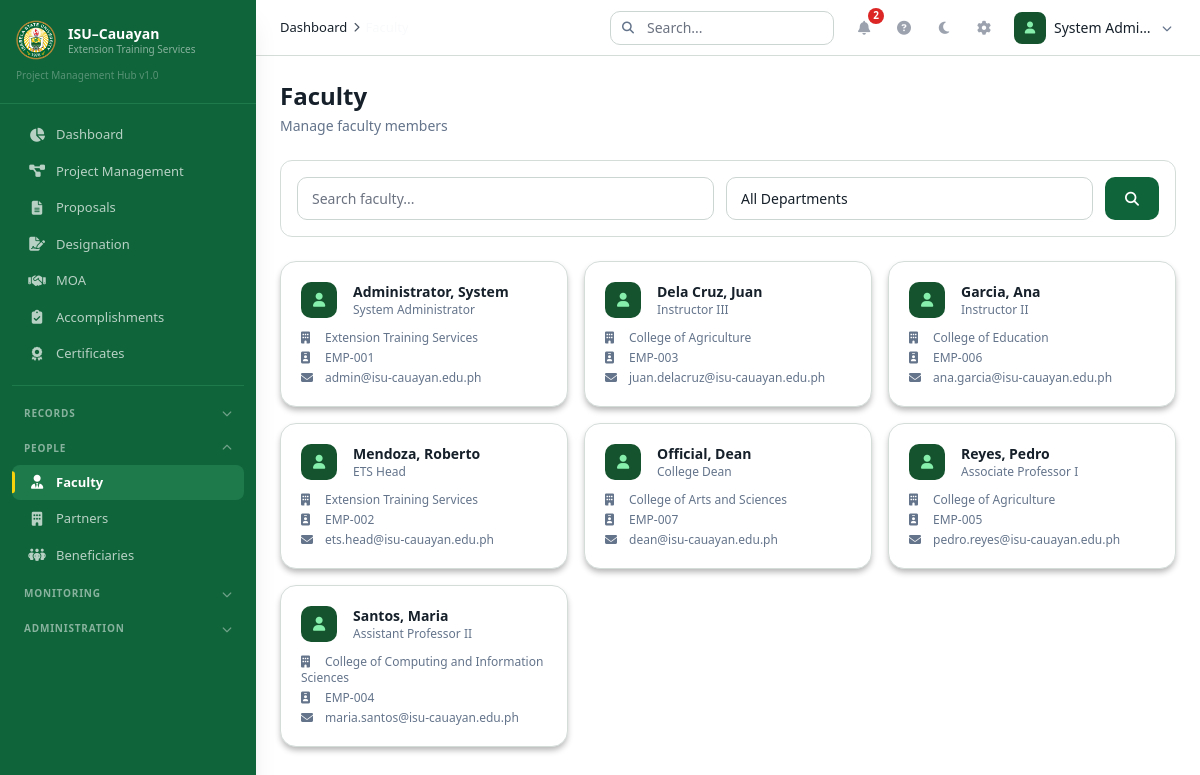
Screenshot of /index.php?module=faculty (signed in) with the database file from the repository.
### tables this page shows
CREATE TABLE `faculty_profiles` (
  `id` int(11) NOT NULL,
  `user_id` int(11) NOT NULL,
  `employee_id` varchar(20) NOT NULL,
  `first_name` varchar(100) NOT NULL,
  `last_name` varchar(100) NOT NULL,
  `middle_name` varchar(100) DEFAULT NULL,
  `department_id` int(11) DEFAULT NULL,
  `position` varchar(100) DEFAULT NULL,
  `contact_number` varchar(20) DEFAULT NULL,
  `email` varchar(100) DEFAULT NULL,
  `specialization` text DEFAULT NULL,
  `is_extensionist` tinyint(1) NOT NULL DEFAULT 0,
  `profile_picture` varchar(255) DEFAULT NULL,
  `created_at` datetime NOT NULL DEFAULT current_timestamp(),
  `updated_at` datetime NOT NULL DEFAULT current_timestamp() ON UPDATE current_timestamp()
);

CREATE TABLE `departments` (
  `id` int(11) NOT NULL,
  `name` varchar(150) NOT NULL,
  `code` varchar(20) DEFAULT NULL,
  `is_active` tinyint(1) NOT NULL DEFAULT 1,
  `created_at` datetime NOT NULL DEFAULT current_timestamp()
);

CREATE TABLE `users` (
  `id` int(11) NOT NULL,
  `username` varchar(50) NOT NULL,
  `email` varchar(100) NOT NULL,
  `password` varchar(255) NOT NULL,
  `role` enum('admin','faculty','viewer') NOT NULL DEFAULT 'faculty',
  `is_active` tinyint(1) NOT NULL DEFAULT 1,
  `registration_status` enum('approved','pending','rejected') NOT NULL DEFAULT 'approved',
  `registration_reviewed_by` int(11) DEFAULT NULL,
  `registration_reviewed_at` datetime DEFAULT NULL,
  `registration_rejection_reason` varchar(500) DEFAULT NULL,
  `email_verified` tinyint(1) NOT NULL DEFAULT 0,
  `last_login` datetime DEFAULT NULL,
  `last_password_change` datetime DEFAULT NULL,
  `created_at` datetime NOT NULL DEFAULT current_timestamp(),
  `updated_at` datetime NOT NULL DEFAULT current_timestamp() ON UPDATE current_timestamp(),
  `deleted_at` datetime DEFAULT NULL
);

### controllers/Controllers.php (called while the page is built, shortened)
<?php
require_once __DIR__ . '/../config/helpers.php';
require_once __DIR__ . '/../models/FacultyModel.php';
class FacultyController {
    public function index() {
        $page = max(1, intval($_GET['page'] ?? 1));
        $limit = ITEMS_PER_PAGE;
        $offset = ($page - 1) * $limit;
        $model = new FacultyModel();
        $result = $model->getAll($_GET['search'] ?? '', $_GET['department'] ?? '', $limit, $offset);
        require_once __DIR__ . '/../layouts/header.php';
        require_once __DIR__ . '/../views/faculty/index.php';
        require_once __DIR__ . '/../layouts/footer.php';
    }
}

### config/helpers.php (called while the page is built, shortened)
<?php
require_once __DIR__ . '/Database.php';
function db() { return Database::getInstance()->getConnection(); }
function currentUser() {
    return [
        'id' => $_SESSION['user_id'] ?? null,
        'username' => $_SESSION['username'] ?? '',
        'email' => $_SESSION['email'] ?? '',
        'role' => $_SESSION['role'] ?? '',
        'name' => $_SESSION['user_name'] ?? '',
    ];
}
function e($str) { return htmlspecialchars($str ?? '', ENT_QUOTES, 'UTF-8'); }
function getUnreadNotificationCount($userId) {
    $stmt = db()->prepare("SELECT COUNT(*) as count FROM notifications WHERE user_id = ? AND is_read = 0");
    $stmt->execute([$userId]);
    return $stmt->fetch()['count'];
}
function getSetting($key, $default = '') {
    $stmt = db()->prepare("SELECT setting_value FROM settings WHERE setting_key = ?");
    $stmt->execute([$key]);
    $result = $stmt->fetch();
    return $result ? $result['setting_value'] : $default;
}

### models/BaseModel.php (called while the page is built, shortened)
<?php
class BaseModel {
    public function __construct() { $this->db = db(); }
}

### config/Database.php (called while the page is built, shortened)
<?php
class Database {
    private static $instance = null;
    private $conn;
    private function __construct() {
        try {
            $dsn = "mysql:host=" . DB_HOST . ";dbname=" . DB_NAME . ";charset=" . DB_CHARSET;
            $this->conn = new PDO($dsn, DB_USER, DB_PASS, [
                PDO::ATTR_ERRMODE => PDO::ERRMODE_EXCEPTION,
                PDO::ATTR_DEFAULT_FETCH_MODE => PDO::FETCH_ASSOC,
                PDO::ATTR_EMULATE_PREPARES => false,
            ]);
        } catch (PDOException $e) {
            die("Database connection failed: " . $e->getMessage());
        }
    }
    public static function getInstance() {
        if (self::$instance === null) self::$instance = new self();
        return self::$instance;
    }
    public function getConnection() { return $this->conn; }
}

### models/FacultyModel.php (called while the page is built, shortened)
<?php
require_once __DIR__ . '/BaseModel.php';
class FacultyModel extends BaseModel {
    public function getAll($search = '', $department = '', $limit = 10, $offset = 0) {
        $where = " WHERE 1=1";
        $params = [];
        $countStmt = $this->db->prepare("SELECT COUNT(*) as count FROM faculty_profiles fp{$where}");
        $countStmt->execute($params);
        $total = $countStmt->fetch()['count'];
        $sql = "SELECT fp.*, u.username, u.email as user_email, u.role, u.last_login, d.name as department_name FROM faculty_profiles fp JOIN users u ON fp.user_id = u.id LEFT JOIN departments d ON fp.department_id = d.id WHERE u.deleted_at IS NULL" . ($search ? " AND (fp.first_name LIKE ? OR fp.last_name LIKE ? OR fp.employee_id LIKE ?)" : "") . ($department ? " AND fp.department_id = ?" : "") . " ORDER BY fp.last_name, fp.first_name LIMIT ? OFFSET ?";
        $p2 = [];
        $p2[] = $limit; $p2[] = $offset;
        $stmt = $this->db->prepare($sql);
        $stmt->execute($p2);
        return ['data' => $stmt->fetchAll(), 'total' => $total];
    }
}

### views/faculty/index.php (the view, shortened to what this page needs)
<div class="flex flex-col md:flex-row md:items-center justify-between gap-4 mb-6">
    <div><h1 class="text-2xl font-bold text-[#F9FAFB]">Faculty</h1><p class="text-[#9CA3AF] text-sm mt-1">Manage faculty members</p></div>
</div>
<div class="filter-bar mb-6">
    <form method="GET" class="flex flex-col md:flex-row gap-3">
        <div class="flex-1"><input type="text" name="search" placeholder="Search faculty..." value="<?= e($_GET['search'] ?? '') ?>" class="filter-input"></div>
        <select name="department" class="filter-select"><option value="">All Departments</option></select>
        <button type="submit" class="btn-primary"><i class="fas fa-search"></i></button>
    </form>
</div>
<div id="facultyTable">
    <div class="grid grid-cols-1 md:grid-cols-2 lg:grid-cols-3 gap-4">
        <?php if(empty($result['data'])): ?>
            <div class="col-span-full"><div class="empty-state"><div class="empty-state-icon"><i class="fas fa-user-tie"></i></div><h3 class="empty-state-title">No faculty found</h3></div></div>
        <?php else: ?>
            <?php foreach($result['data'] as $i=>$f): ?>
                <div class="card p-5 animate-fade-in cursor-pointer hover:border-[#0F643A] transition-colors" style="animation-delay:<?= $i*0.05 ?>s" onclick="viewFaculty(<?= $f['id'] ?>, this)" data-loading>
                    <div class="flex items-center gap-4 mb-3">
                        <div class="avatar"><i class="fas fa-user"></i></div>
                        <div class="flex-1 min-w-0">
                            <h3 class="text-sm font-semibold text-[#F9FAFB] truncate"><?= e($f['last_name'].', '.$f['first_name']) ?></h3>
                            <p class="text-xs text-[#9CA3AF]"><?= e($f['position'] ?? '') ?></p>
                        </div>
                    </div>
                    <div class="space-y-1">
                        <p class="text-xs text-[#9CA3AF]"><i class="fas fa-building mr-2 w-4"></i><?= e($f['department_name'] ?? '-') ?></p>
                        <p class="text-xs text-[#9CA3AF]"><i class="fas fa-id-badge mr-2 w-4"></i><?= e($f['employee_id']) ?></p>
                        <p class="text-xs text-[#9CA3AF]"><i class="fas fa-envelope mr-2 w-4"></i><?= e($f['user_email'] ?? '-') ?></p>
                    </div>
                </div>
            <?php endforeach; ?>
        <?php endif; ?>
    </div>
</div>

### layouts/topnav.php (shortened to what this page needs)
<?php
$user = currentUser();
$notifCount = getUnreadNotificationCount($user['id']);
$currentPage = $_GET['module'] ?? 'dashboard';
$pageLabels = [
    'dashboard' => 'Dashboard',
    'programs' => 'Programs',
    'projects' => 'Project Management',
    'project-files' => 'Project Files',
    'designations' => 'Designation',
    'components' => 'Components',
    'activities' => 'Activities',
    'faculty' => 'Faculty',
    'proposals' => 'Proposals',
    'documents' => 'Documents',
    'explorer' => 'Drive',
    'reports' => 'Accomplishments',
    'moa' => 'MOA',
    'certificates' => 'Certificates',
    'partners' => 'Partner Agencies',
    'beneficiaries' => 'Beneficiaries',
    'notifications' => 'Notifications',
    'audit-logs' => 'Audit Logs',
    'settings' => 'Settings',
];
$breadcrumbs = [['label' => 'Dashboard', 'url' => SITE_URL . '/index.php']];
if ($currentPage !== 'dashboard') {
    $breadcrumbs[] = ['label' => $pageLabels[$currentPage] ?? ucfirst($currentPage), 'url' => SITE_URL . '/index.php?module=' . $currentPage];
}
?>
<header class="bg-[#1F2937] border-b border-[#374151] h-14 flex items-center justify-between px-4 md:px-6 sticky top-0 z-30">
    <div class="flex items-center gap-4">
        <nav class="breadcrumb hidden md:flex" aria-label="Breadcrumb">
            <?php foreach ($breadcrumbs as $i => $crumb): ?>
                <?php if ($i > 0): ?>
                    <span class="breadcrumb-separator"><i class="fas fa-chevron-right"></i></span>
                <?php endif; ?>
                <?php if ($crumb['url'] && $i < count($breadcrumbs) - 1): ?>
                    <a href="<?= $crumb['url'] ?>" class="breadcrumb-item hover:text-[#D1D5DB] transition-colors"><?= $crumb['label'] ?></a>
                <?php else: ?>
                    <span class="breadcrumb-item active"><?= $crumb['label'] ?></span>
                <?php endif; ?>
            <?php endforeach; ?>
        </nav>
    </div>
    <div class="flex items-center gap-1">
        <div class="hidden lg:block mr-2">
            <form action="<?= SITE_URL ?>/index.php" method="GET">
                <div class="relative">
                    <i class="fas fa-search absolute left-3 top-1/2 -translate-y-1/2 text-[#6B7280] text-xs"></i>
                    <input type="text" name="q" placeholder="Search..." class="filter-input pl-9 w-56 text-sm py-1.5" value="<?= e($_GET['q'] ?? '') ?>">
                </div>
            </form>
        </div>
        <div class="relative" id="notif-dropdown-container">
            <button onclick="toggleNotifDropdown()" class="action-btn relative" aria-label="Notifications">
                <i class="fas fa-bell text-sm"></i>
                <?php if ($notifCount > 0): ?>
                    <span class="absolute -top-0.5 -right-0.5 bg-[#DC2626] text-white text-[10px] rounded-full w-4 h-4 flex items-center justify-center font-bold" id="notif-badge"><?= $notifCount > 9 ? '9+' : $notifCount ?></span>
                <?php endif; ?>
            </button>
        </div>
        <button onclick="openUserManual()" class="action-btn" aria-label="User Manual" title="User Manual">
            <i class="fas fa-question-circle text-sm"></i>
        </button>
        <button onclick="toggleTheme()" class="action-btn" id="theme-toggle" aria-label="Switch theme" title="Switch theme">
        </button>
        <?php if ($user['role'] === 'admin'): ?>
            <a href="<?= SITE_URL ?>/index.php?module=settings" class="action-btn" aria-label="Settings">
                <i class="fas fa-cog text-sm"></i>
            </a>
        <?php endif; ?>
        <div class="relative ml-1" id="user-dropdown-container">
            <button onclick="toggleUserDropdown()" class="flex items-center gap-2 p-1 rounded-lg hover:bg-[#324152] transition-colors">
                <div class="w-8 h-8 bg-[#14532D] rounded-lg flex items-center justify-center">
                    <i class="fas fa-user text-[#86EFAC] text-xs"></i>
                </div>
                <span class="hidden md:block text-sm font-medium text-[#F9FAFB] max-w-[100px] truncate"><?= e($user['name'] ?: $user['username']) ?></span>
                <i class="fas fa-chevron-down text-[10px] text-[#6B7280] hidden md:block"></i>
            </button>
        </div>
    </div>
</header>

### assets/css/app.css (style rules this page uses)
:root { --primary: #0F643A; --primary-hover: #1E7A4B; --primary-light: #14532D; --secondary: #F5D20C; --secondary-dark: #C4972C; --bg: #111827; --surface: #1F2937; --surface-alt: #243142; --border: #374151; --hover: #324152; --text: #F9FAFB; --text-secondary: #9CA3AF; --text-muted: #6B7280; --sidebar-bg: #0F643A; --sidebar-hover: #267C50; --sidebar-active: #1E7A4B; --success: #14532D; --success-text: #86EFAC; --warning: #78350F; --warning-text: #FCD34D; --danger: #7F1D1D; --danger-text: #FCA5A5; --info: #1E3A8A; --info-text: #BFDBFE; }
.animate-fade-in { animation: fadeIn 0.3s ease-out; }
.breadcrumb { display: flex; align-items: center; gap: 6px; font-size: 13px; }
.breadcrumb-item { color: #6B7280; }
.breadcrumb-item.active { color: #F9FAFB; font-weight: 500; }
.breadcrumb-separator { color: #4B5563; font-size: 10px; }
.filter-bar { background: #1F2937; border: 1px solid #374151; border-radius: 12px; padding: 16px; }
.filter-input { background: #111827; border: 1px solid #374151; border-radius: 10px; color: #F9FAFB; padding: 10px 14px; font-size: 14px; transition: all 0.15s ease; width: 100%; }
.filter-input::placeholder { color: #6B7280; }
.filter-select { background: #111827; border: 1px solid #374151; border-radius: 10px; color: #F9FAFB; padding: 10px 14px; font-size: 14px; cursor: pointer; appearance: none; background-position: right 10px center; background-repeat: no-repeat; background-size: 20px; padding-right: 36px; }
.btn-primary { background: #0F643A; color: #FFF; padding: 10px 20px; border-radius: 10px; font-weight: 600; font-size: 14px; transition: all 0.15s ease; border: none; cursor: pointer; display: inline-flex; align-items: center; gap: 8px; }
.action-btn { display: inline-flex; align-items: center; justify-content: center; width: 36px; height: 36px; border-radius: 10px; background: transparent; color: #9CA3AF; transition: all 0.15s ease; border: none; cursor: pointer; }
.card { background: #1F2937; border: 1px solid #374151; border-radius: 16px; overflow: hidden; box-shadow: 0 4px 6px -1px rgba(0,0,0,0.3); }
.avatar { width: 36px; height: 36px; border-radius: 10px; background: #14532D; display: flex; align-items: center; justify-content: center; color: #86EFAC; font-weight: 600; font-size: 14px; }
[data-theme="light"] body { background:#f4f7f6!important;color:#16202a!important }
[data-theme="light"] header { background:#fff!important;border-color:#d5ddd9!important }
[data-theme="light"] .data-table-container,[data-theme="light"] .filter-bar,[data-theme="light"] .card,[data-theme="light"] .stat-card,[data-theme="light"] .sketch-board { background:#fff!important;border-color:#d5ddd9!important;color:#16202a }
[data-theme="light"] .filter-input,[data-theme="light"] .filter-select,[data-theme="light"] .form-input,[data-theme="light"] .form-select { background:#fff!important;color:#16202a!important;border-color:#cbd5d1!important }
[data-theme="light"] [class*="bg-[#111827]"],[data-theme="light"] [class*="bg-[#1F2937]"] { background:#fff!important }
[data-theme="light"] [class*="text-[#F9FAFB]"],[data-theme="light"] [class*="text-[#D1D5DB]"] { color:#16202a!important }
[data-theme="light"] [class*="text-[#9CA3AF]"],[data-theme="light"] [class*="text-[#6B7280]"] { color:#64748b!important }

### rows the page displays
faculty_profiles: position "System Admi…", last_name+first_name "Administrator, System", position "System Administrator", department.name "Extension Training Services", employee "EMP-001", user.email "admin@isu-cauayan.edu.ph"
faculty_profiles: last_name+first_name "Dela Cruz, Juan", position "Instructor III", department.name "College of Agriculture", employee "EMP-003", user.email "juan.delacruz@isu-cauayan.edu.ph"
faculty_profiles: last_name+first_name "Garcia, Ana", position "Instructor II", department.name "College of Education", employee "EMP-006", user.email "ana.garcia@isu-cauayan.edu.ph"
faculty_profiles: last_name+first_name "Mendoza, Roberto", position "ETS Head", department.name "Extension Training Services", employee "EMP-002", user.email "ets.head@isu-cauayan.edu.ph"
faculty_profiles: last_name+first_name "Official, Dean", position "College Dean", department.name "College of Arts and Sciences", employee "EMP-007", user.email "dean@isu-cauayan.edu.ph"
faculty_profiles: last_name+first_name "Reyes, Pedro", position "Associate Professor I", department.name "College of Agriculture", employee "EMP-005", user.email "pedro.reyes@isu-cauayan.edu.ph"
faculty_profiles: last_name+first_name "Santos, Maria", position "Assistant Professor II", department.name "College of Computing and Information Sciences", employee "EMP-004", user.email "maria.santos@isu-cauayan.edu.ph"

### other values shown
$item['label'] "Dashboard"
$item['label'] "Project Management"
$item['label'] "Proposals"
$item['label'] "Designation"
$item['label'] "MOA"
$item['label'] "Accomplishments"
$item['label'] "Certificates"
$group['label'] "RECORDS"
$group['label'] "PEOPLE"
$item['label'] "Faculty"
$item['label'] "Partners"
$item['label'] "Beneficiaries"
$group['label'] "MONITORING"
$group['label'] "ADMINISTRATION"
$crumb['label'] "Dashboard"
